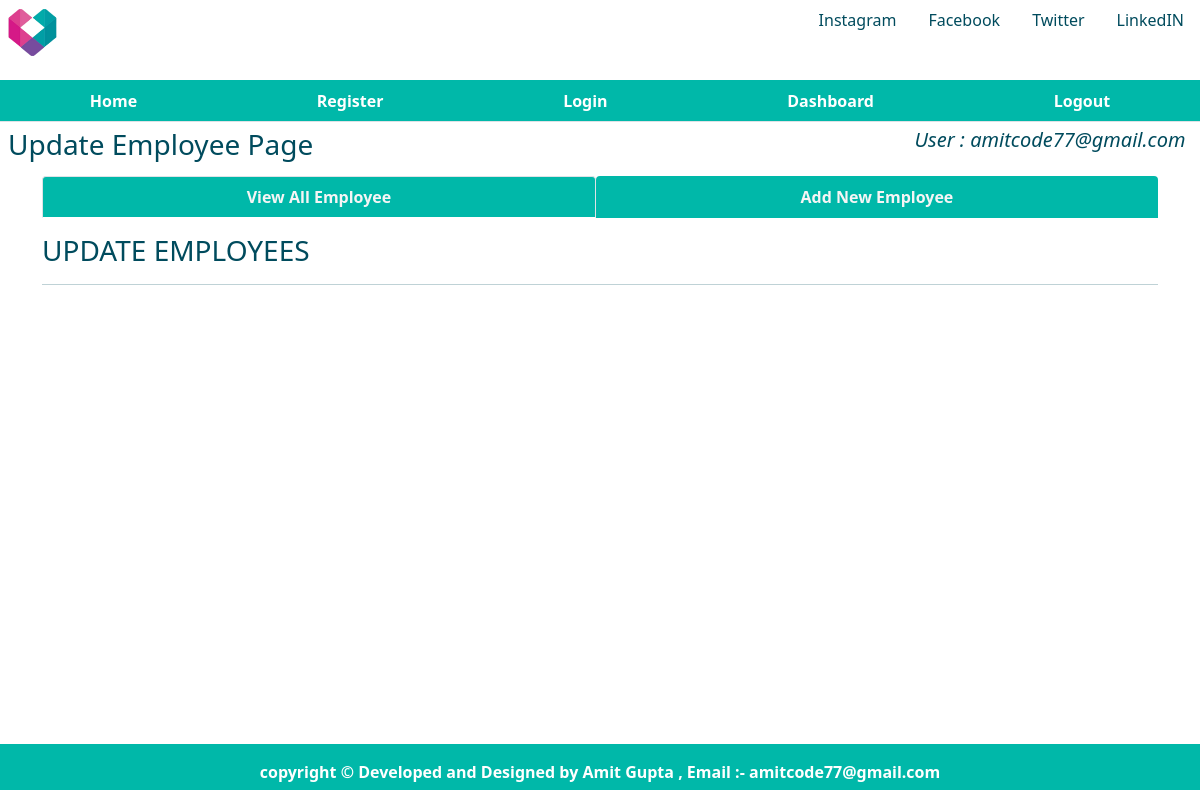
Page /update (signed in) on the earlier database version.
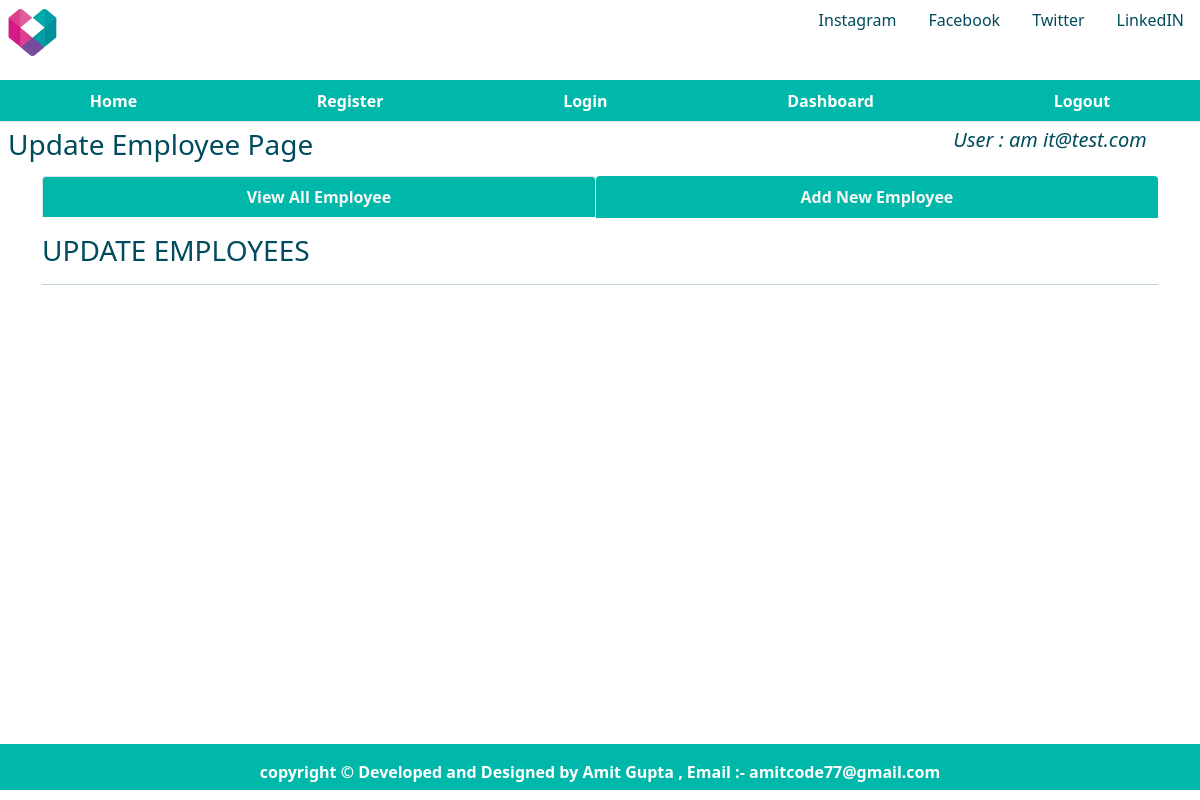
Same page on the later database version.
### database.py (models this page shows, shortened)
class Users(db.Model):
    id = db.Column(db.Integer, primary_key=True, autoincrement=True)
    name = db.Column(db.String(50), unique=False, nullable=False)
    password = db.Column(db.String(20), unique=False, nullable=False)
    admin = db.Column(db.Boolean, unique=False)

### app.py (the view, shortened to what this page needs)
@app.route('/update', methods=["POST", "GET"])
def update():
    user = get_current_user()
    return render_template('updateEmployee.html', user=user)

### app.py (called while the page is built)
@app.teardown_appcontext
def close_database(error):
    if hasattr(g, 'employeeapplication'):
        g.employeeapplication.close()

def get_current_user():
    user = None
    if 'user' in session:
        user = session['user']
        user_cur = Users.query.filter_by(name=user)
        user = user_cur.first()
    return user

### templates/updateEmployee.html (shortened to what this page needs)
{% extends 'layout.html' %}
{% block css %}
<link rel="stylesheet" href="{{ url_for('static',filename = 'home.css')}}" type="text/css">
{% endblock %}
{% block body %}
<div class="child child4">
    <h3 class="m-2">Update Employee Page</h3>
</div>
<div class="child child5" style="color:rgb(0, 75, 93);">
    {% if user %}
    <h5 class="m-2"><i>User : {{ user['name'] }} </i></h5>
    {% endif %}
</div>
<div class="child child6left">
</div>
<div class="child child6 container" style="color:rgb(0, 75, 93);">
    <ul class="nav nav-tabs nav-fill mb-3">
        <li class="nav-item">
            <a class="nav-link active" aria-current="page" href="{{ url_for('dashboard') }}"
                style=" background-color: #00B8A9;; color:whitesmoke;"> <b>View All Employee </b></a>
        </li>
        <li class="nav-item">
            <a class="nav-link" style=" background-color: #00B8A9;; color:whitesmoke;"
                href="{{ url_for('addnewemp') }}"> <b>Add
                    New Employee </b></a>
        </li>
    </ul>
    <div class="table-responsive-lg caption-top">
        <caption>
            <h3>UPDATE EMPLOYEES</h3>
        </caption>
        <hr>
    </div>
</div>
<div class="child child6right">
</div>
{% endblock %}

Differences in the rows shown:
changed Users: name "amitcode77@gmail.com" → "am it@test.com"
